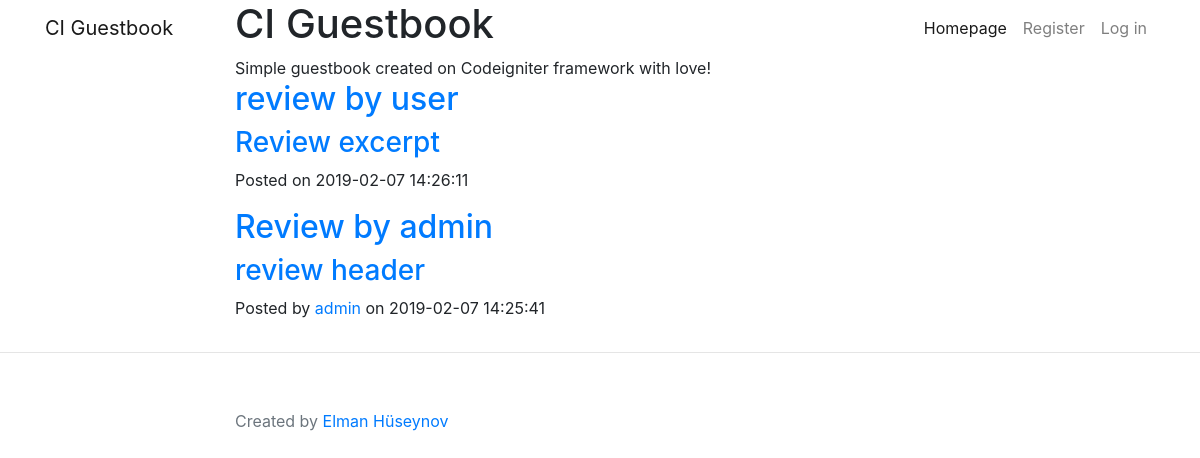
The page / on the database its author committed.
### tables this page shows
CREATE TABLE `settings` (
  `id` int(10) UNSIGNED NOT NULL,
  `name` varchar(255) NOT NULL,
  `value` varchar(255) NOT NULL
);

CREATE TABLE `front_pages` (
  `id` int(11) UNSIGNED NOT NULL,
  `title` varchar(20) NOT NULL,
  `url` varchar(20) NOT NULL,
  `created_date` timestamp NOT NULL DEFAULT CURRENT_TIMESTAMP,
  `visibility` int(11) NOT NULL DEFAULT '2'
);

CREATE TABLE `reviews` (
  `id` int(11) NOT NULL,
  `header` varchar(255) NOT NULL,
  `excerpt` varchar(255) NOT NULL,
  `full_text` text NOT NULL,
  `created_date` timestamp NOT NULL DEFAULT CURRENT_TIMESTAMP,
  `approved` int(11) UNSIGNED NOT NULL DEFAULT '0',
  `author_id` int(11) UNSIGNED NOT NULL
);

### application/helpers/utility_helper.php (called while the page is built, shortened)
<?php
function asset_url()
{
    return base_url().'/assets/'.CURRENT_TEMPLATE;
}
function require_template_part($filename, $data = null)
{
    require_once(getcwd().'\application\views\\'.CURRENT_TEMPLATE.'\\'.$filename.'.php');
}
function is_logged_in()
{
    return false;
}

### application/controllers/Pages.php (called while the page is built, shortened)
<?php
class Pages extends CI_Controller {
    public function index($current_page = 1)
    {
        $this->load->model('settings_model');
        $data['settings'] = $this->settings_model->load_settings();
        $this->load->model('reviews_model');
        $reviews = $this->reviews_model->show_reviews($current_page);
        $this->load->library('pagination');
        $config['total_rows'] = $this->reviews_model->get_total_page_count();
        $config['base_url'] = BASE_URL.'more/';
        $config['first_url'] = BASE_URL;
        if(isset($data['settings'])){
            $config['per_page'] = $data['settings'][1]->value;
        }
        else{
            $config['per_page'] = POSTS_PER_PAGE;
        }
        $config['display_pages'] = FALSE;
        $config['attributes'] = array('class' => 'btn btn-primary custom-pagination');
        $config['next_link'] = "Next Page";
        $config['prev_link'] = "Prev Page";
        $this->load->model('users_model');
        if(!empty($reviews))
        {
            foreach ($reviews as $key => $review){
                $author_id = $reviews[$key]->author_id;
                $reviews[$key]->author_name = $this->users_model->get_username_by_id($author_id);
            }
            $this->pagination->initialize($config);
            $data['links'] = $this->pagination->create_links();
        }
        $data['reviews'] = $reviews;
        $data['pages'] = $this->settings_model->get_pages();
        $this->load->view(CURRENT_TEMPLATE.'/index', $data);
    }
}

### index.php (called while the page is built, shortened)
<?php
require_once BASEPATH.'core/CodeIgniter.php';

### application/models/Settings_model.php (called while the page is built, shortened)
<?php
class Settings_model extends CI_Model{
    public function get_pages()
    {
        $this->db->select('title, url');
        if(!is_logged_in()) {
            $this->db->where('visibility IN (0,1)');
        }
        $query = $this->db->get('front_pages');
        $data = $query->result();
        return $data;
    }
    public  function load_settings()
    {
        $query = $this->db->get('settings');
        $data = $query->result();
        return $data;
    }
}

### application/models/Reviews_model.php (called while the page is built, shortened)
<?php
class Reviews_model extends CI_Model{
    public function get_total_page_count()
    {
        $this->db->where('approved', '1');
        $this->db->select('count(*) as posts_count');
        $query = $this->db->get('reviews');
        $result = $query->result();
        $reviews_total_count = $result[0]->posts_count;
        return $reviews_total_count;
    }
    public function show_reviews($posts_start_count = 1)
    {
        $data = $this->config->item('database_values');
        $posts_per_page = $data['1']['posts_per_page'];
        if($posts_start_count === 1){
            $posts_start_count = 0;
        }
        $this->db->select('id, header, excerpt, created_date, author_id');
        $this->db->where('approved', '1');
        $this->db->order_by('created_date', 'desc');
        $this->db->limit( $posts_per_page , $posts_start_count);
        $query = $this->db->get('reviews');
        $data = $query->result();
        return $data;
    }
}

### application/models/Users_model.php (called while the page is built, shortened)
<?php
class Users_model extends CI_Model
{
    public function get_username_by_id($id)
    {
        $this->db->where('id', $id);
        $query = $this->db->get('users');
        if($query->num_rows() === 1) {
            $row = $query->row();
            $username = $row->username;
            return $username;
        }
    }
}

### application/views/starter/index.php (the view, shortened to what this page needs)
<?php
$auth_error = $this->session->flashdata('LOGIN_FAIL');
$data['auth_error'] = $auth_error;
$data['settings'] = $settings;
$data['pages'] = $pages;
require_template_part('header', $data ); ?>
    <div class="container">
      <div class="row">
<?php  if(empty($reviews)): ?>
    <div class="col-lg-8 col-md-10 mx-auto">
        <h2>No reviews, you can add new one.</h2>
    </div>
<?php else:
    foreach ($reviews as $review):
?>
        <div class="col-lg-8 col-md-10 mx-auto">
          <div class="post-preview">
            <a href="<?php echo BASE_URL ?>reviews/show/<?php echo $review->id ?>">
              <h2 class="post-title">
                <?php echo $review->header; ?>
              </h2>
              <h3 class="post-subtitle">
                  <?php echo $review->excerpt; ?>
              </h3>
            </a>
        <?php if(isset($review->author_name)): ?>
            <p class="post-meta">Posted by
              <a href="<?php echo BASE_URL ?>users/<?php echo $review->author_name; ?>"><?php echo $review->author_name; ?></a>
              on <?php echo $review->created_date; ?>
            </p>
        <?php else: ?>
        <p class="post-meta">Posted on <?php echo $review->created_date; ?></p>
        <?php endif; ?>
          </div>
        </div>
 <?php endforeach; endif; ?>
      </div>
    </div>
    <hr>
<?php require_template_part('footer', $data) ?>

### application/views/starter/header.php (shortened to what this page needs)
<!DOCTYPE html>
<html lang="en">
<head>
    <link href="<?php echo asset_url() ?>/vendor/bootstrap/css/bootstrap.min.css" rel="stylesheet">
    <link href="<?php echo asset_url() ?>/vendor/fontawesome-free/css/all.min.css" rel="stylesheet" type="text/css">
    <link href="<?php echo asset_url() ?>/css/clean-blog.min.css" rel="stylesheet">
    <link href="<?php echo asset_url() ?>/css/style.css" rel="stylesheet">
</head>
<body class="<?php echo uri_string() ?>">
<?php require_template_part('nav', $data) ?>
<?php if(uri_string() !== "register" && !empty($data['settings'])): ?>
<header class="masthead" style="background-image: url('<?php echo asset_url() ?>/img/home-bg.jpg')">
    <div class="container">
        <div class="row">
            <div class="col-lg-8 col-md-10 mx-auto">
                <div class="site-heading">
                    <h1><?php echo $data['settings'][2]->value ?></h1>
                    <span class="subheading"><?php echo $data['settings'][4]->value ?></span>
                </div>
            </div>
        </div>
    </div>
</header>
<?php endif; ?>

### application/views/starter/nav.php (shortened to what this page needs)
<nav class="navbar navbar-expand-lg navbar-light fixed-top" id="mainNav">
    <div class="container">
        <a class="navbar-brand" href="<?php echo BASE_URL ?>"><?php echo $data['settings'][2]->value ?></a>
        <div class="collapse navbar-collapse" id="navbarResponsive">
                <ul class="navbar-nav ml-auto">
                    <?php if(isset($data['pages']) && !empty($data['pages'])):
                            foreach ($data['pages'] as $page):
                                $active = '';
                                if(uri_string() === $page->url ) $active = 'active';
                        ?>
                        <li class="nav-item my-item <?php echo $active ?>">
                            <a class="nav-link"  href="<?php echo BASE_URL.$page->url ?>"><?php echo $page->title ?></a>
                        </li>
                    <?php endforeach; endif;
                    if(!is_logged_in()):?>
                    <li class="nav-item">
                        <a class="nav-link" data-toggle="modal" data-target="#loginModal" href="#">Log in</a>
                    </li>
                    <?php endif; ?>
            </ul>
        </div>
    </div>
</nav>

### application/views/starter/footer.php (shortened to what this page needs)
<?php if(isset($data)): ?>
<footer>
    <div class="container">
        <div class="row">
            <div class="col-lg-8 col-md-10 mx-auto">
                <ul class="list-inline text-center">
                </ul>
                <?php echo $data['settings'][3]->value ?>
            </div>
        </div>
    </div>
</footer>
<?php endif; ?>
<?php require_template_part('footer_scripts') ?>

### application/views/starter/footer_scripts.php (shortened to what this page needs)
</body>
</html>

### rows shown on the page
settings: value "CI Guestbook"
front_pages: title "Homepage"
front_pages: title "Register"
settings: value "Simple guestbook created on Codeigniter framework with love!"
reviews: header "review by user", excerpt "Review excerpt", created_date "2019-02-07 14:26:11"
reviews: header "Review by admin", excerpt "review header", author_name "admin", created_date "2019-02-07 14:25:41"
settings: value "Created by Elman Hüseynov"
